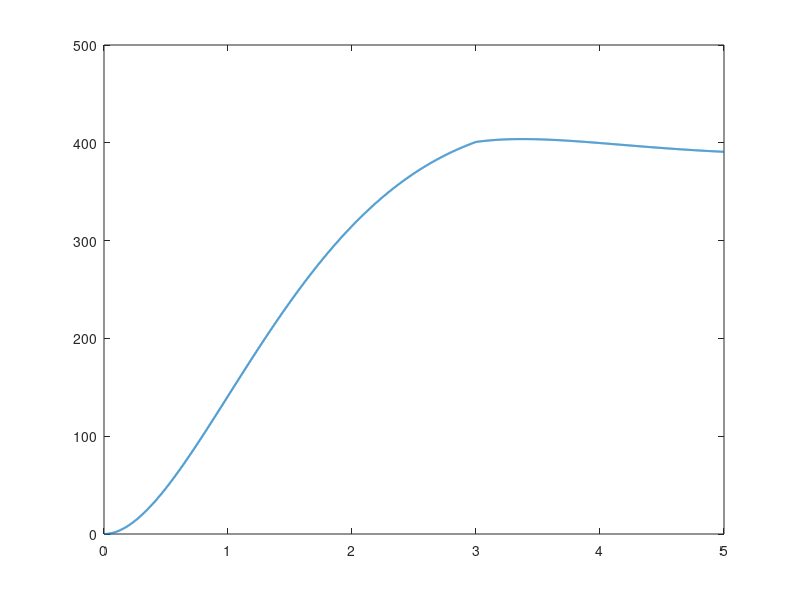

Reproduce this figure in MATLAB. (Note: this script raises an error after producing the figure.)
clear;
clc;
close all;

%% =========================================================
%  V1 CLOSED-LOOP SPEED LIMITER
%  Two-wheel electric drivetrain prototype
% ==========================================================

%% Motor parameters
J  = 0.01;       % kg.m^2 - total rotational inertia
b  = 0.001;      % N.m.s - viscous friction
Kt = 0.05;       % N.m/A - motor torque constant
Ke = 0.05;       % V.s/rad - back EMF constant
R  = 1.0;        % Ohm - armature resistance
L  = 0.5;        % H - armature inductance

V_supply = 12;   % Motor supply voltage

%% =========================================================
% SPEED LIMITER
% ==========================================================

RPM_limit = 400;          % Maximum permitted RPM
requested_RPM = 600;      % Requested speed from throttle

% Actual target is never allowed above the limit
target_RPM = min(requested_RPM, RPM_limit);

%% =========================================================
% PI CONTROLLER
% ==========================================================

Kp = 0.013;
Ki = 0.006;

%% =========================================================
% SIMULATION SETTINGS
% ==========================================================

dt = 0.001;       % Simulation step
T  = 5;           % Simulation duration
t  = 0:dt:T;

%% =========================================================
% STATE VARIABLES
% ==========================================================

omega = zeros(size(t));     % rad/s
current = zeros(size(t));   % A
rpm = zeros(size(t));       % RPM
pwm = zeros(size(t));       % 0-1
voltage = zeros(size(t));   % V
error_signal = zeros(size(t));

integral_error = 0;

%% =========================================================
% LOAD DISTURBANCE
% ==========================================================

load_torque = zeros(size(t));

% Apply mechanical load from 3 seconds onward
load_torque(t >= 3) = 0.03;     % N.m

%% =========================================================
% MAIN SIMULATION LOOP
% ==========================================================

for k = 1:length(t)-1

    %% Measure wheel speed
    rpm(k) = omega(k) * 60 / (2*pi);

    %% Speed error
    error = target_RPM - rpm(k);
    error_signal(k) = error;

    %% -----------------------------------------------------
    % PI CONTROLLER
    % ------------------------------------------------------

    % Unsaturated controller output
    control = Kp * error + Ki * integral_error;

    % Saturate to available motor voltage
    control_sat = max(0, min(V_supply, control));

    % ------------------------------------------------------
    % Anti-windup
    % Only integrate when saturation is not forcing the
    % controller in the wrong direction
    % ------------------------------------------------------

    if ~(control >= V_supply && error > 0) && ...
       ~(control <= 0 && error < 0)

        integral_error = integral_error + error * dt;
    end

    %% PWM duty cycle
    pwm(k) = control_sat / V_supply;

    %% Motor voltage
    voltage(k) = control_sat;

    %% ------------------------------------------------------
    % ELECTRICAL MOTOR DYNAMICS
    % ------------------------------------------------------

    di = (voltage(k) ...
        - R*current(k) ...
        - Ke*omega(k)) / L;

    current(k+1) = current(k) + di*dt;

    %% ------------------------------------------------------
    % MECHANICAL MOTOR DYNAMICS
    % ------------------------------------------------------

    domega = (Kt*current(k) ...
            - b*omega(k) ...
            - load_torque(k)) / J;

    omega(k+1) = omega(k) + domega*dt;

end

%% Final values
rpm(end) = omega(end) * 60/(2*pi);
pwm(end) = pwm(end-1);
voltage(end) = voltage(end-1);
error_signal(end) = target_RPM - rpm(end);

%% =========================================================
% PERFORMANCE METRICS
% ==========================================================

peak_RPM = max(rpm);

overshoot = max(0, ...
    (peak_RPM - target_RPM) / target_RPM * 100);

steady_state_RPM = mean(rpm(end-500:end));

steady_state_error = ...
    target_RPM - steady_state_RPM;

fprintf('\n========================================\n');
fprintf('V1 SPEED LIMITER RESULTS\n');
fprintf('========================================\n');

fprintf('Target RPM          : %.2f\n', target_RPM);
fprintf('Peak RPM            : %.2f\n', peak_RPM);
fprintf('Overshoot           : %.2f %%\n', overshoot);
fprintf('Final RPM           : %.2f\n', rpm(end));
fprintf('Steady-state RPM    : %.2f\n', steady_state_RPM);
fprintf('Steady-state error  : %.2f RPM\n', steady_state_error);

%% =========================================================
% FIGURE 1 — RPM RESPONSE
% ==========================================================

figure;

plot(t, rpm, 'LineWidth', 1.5);
hold on;

yline(target_RPM, '--', 'Speed Limit');

xline(3, ':', 'Load Applied');

xlabel('Time (s)');
ylabel('Wheel Speed (RPM)');
title('V1 Closed-Loop Speed Limiter');

legend('Actual RPM', ...
       'Maximum RPM', ...
       'Load Disturbance');

grid on;

%% =========================================================
% FIGURE 2 — PWM OUTPUT
% ==========================================================

figure;

plot(t, pwm*100, 'LineWidth', 1.5);
hold on;

xline(3, ':', 'Load Applied');

xlabel('Time (s)');
ylabel('PWM Duty Cycle (%)');
title('Controller Output');

grid on;

%% =========================================================
% FIGURE 3 — ERROR
% ==========================================================

figure;

plot(t, error_signal, 'LineWidth', 1.5);
hold on;

yline(0, '--');

xline(3, ':', 'Load Applied');

xlabel('Time (s)');
ylabel('Speed Error (RPM)');
title('Speed Control Error');

grid on;

%% =========================================================
% FIGURE 4 — MOTOR CURRENT
% ==========================================================

figure;

plot(t, current, 'LineWidth', 1.5);

xlabel('Time (s)');
ylabel('Motor Current (A)');
title('Motor Current');

grid on;
